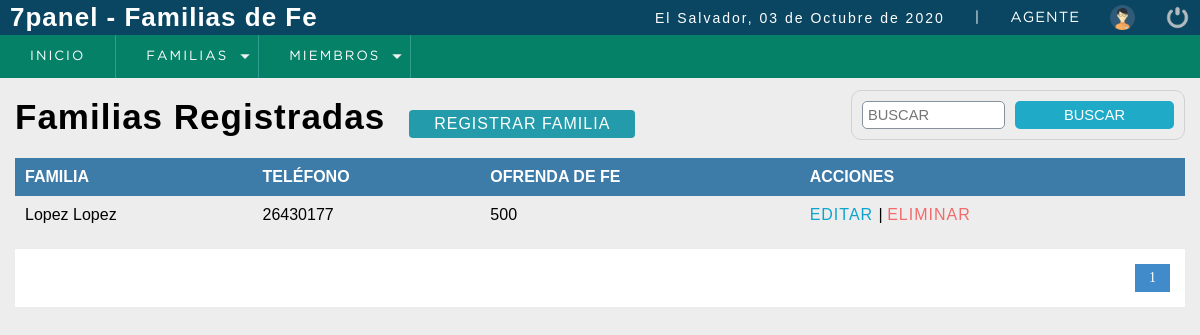
The page /sistema/lista_familias.php (signed in) on the database its author committed.
### tables this page shows
CREATE TABLE IF NOT EXISTS `familia` (
  `codfamilia` smallint(5) NOT NULL AUTO_INCREMENT,
  `familia` varchar(50) NOT NULL,
  `telefono` varchar(50) NOT NULL,
  `donativo` int(11) NOT NULL,
  `estatus` smallint(5) NOT NULL DEFAULT '1',
  `usuario_id` smallint(5) NOT NULL,
  `incorporacion` timestamp NOT NULL DEFAULT CURRENT_TIMESTAMP,
  PRIMARY KEY (`codfamilia`),
  KEY `estatus` (`estatus`),
  KEY `usuario_id` (`usuario_id`)
);

### sistema/lista_familias.php (the view, shortened to what this page needs)
<?php
	include "../conexion.php";
 ?>
<!DOCTYPE html>
<html lang="en">
<head>
	<?php include "includes/scripts.php"; ?>
</head>
<body>
	<?php include "includes/header.php";
	?>
	<section id="container">
		<h1>Familias Registradas</h1>
		<a href="registro_familia.php" class="btn_new">Registrar Familia</a>
		<form action="buscar_familia.php" method="get" class="form_search">
			<input type="text" name="busqueda" id="busqueda" placeholder="Buscar">
			<input type="submit" value="Buscar" class="btn_search">
		</form>
		<table>
			<tr>
				<th>Familia</th>
				<th>Teléfono</th>
				<th>Ofrenda de Fe</th>
				<th>Acciones</th>
			</tr>
		<?php
			$sql_registe = mysqli_query($conection,"SELECT COUNT(*) as total_registro FROM familia WHERE estatus = 1; ");
			$result_register = mysqli_fetch_array($sql_registe);
			$total_registro = $result_register['total_registro'];
			$por_pagina = 10;
			if(empty($_GET['pagina']))
			{
				$pagina = 1;
			}else{
				$pagina = $_GET['pagina'];
			}
			$desde = ($pagina-1) * $por_pagina;
			$total_paginas = ceil($total_registro / $por_pagina);
			$query = mysqli_query($conection,"SELECT * FROM familia
				                              WHERE estatus = 1 AND usuario_id = $_SESSION[iduser]  ORDER BY codfamilia ASC LIMIT $desde,$por_pagina
				");
			$result = mysqli_num_rows($query);
			if($result > 0){
				while ($data = mysqli_fetch_array($query)) {
			?>
				<tr>
					<td><?php echo $data['familia']; ?></td>
					<td><?php echo $data['telefono']; ?></td>
					<td><?php echo $data['donativo']; ?></td>
					<td>
						<a class="link_edit" href="editar_familia.php?cod=<?php echo $data['codfamilia']; ?>">Editar
						</a>
						<?php if($_SESSION['rol'] == 5 || $_SESSION['rol'] == 4 ) { ?>
						|
						<a class="link_delete" href="eliminar_confirmar_familia.php?cod=<?php echo $data['codfamilia']; ?>">Eliminar</a>
					<?php } ?>
					</td>
				</tr>
		<?php
				}
			}
		 ?>
		</table>
		<div class="paginador">
			<ul>
			<?php
				for ($i=1; $i <= $total_paginas; $i++) {
					if($i == $pagina)
					{
						echo '<li class="pageSelected">'.$i.'</li>';
					}else{
						echo '<li><a href="?pagina='.$i.'">'.$i.'</a></li>';
					}
				}
			 ?>
			</ul>
		</div>
	</section>
</body>
</html>

### sistema/css/style.css (style rules this page uses)
* { margin: 0; padding: 0; box-sizing: border-box; }
body { background: #ededed; }
input, select, a, th { text-transform: uppercase; }
h1, h2, h3, h4, h5, h6 { font-family: 'arial'; font-weight: bold; letter-spacing: 1px; }
h1 { font-size: 26px; }
a { text-decoration: none; font-family: arial; letter-spacing: 1px; }
#container { padding: 90px 15px 15px; }
form { background: #FFF; margin: auto; padding: 20px 50px; border: 1px solid #d1d1d1; }
input,select { display: block; width: 100%; font-size: 11pt; padding: 5px; border: 1px solid #85929e; border-radius: 5px; }
#container h1 { font-size: 35px; display: inline-block; }
.btn_new { display: inline-block; background: #239baa; color: #FFF; padding: 5px 25px; border-radius: 4px; margin: 20px; }
table { border-collapse: collapse; font-size: 12pt; font-family: 'arial'; width: 100%; }
table th { text-align: left; padding: 10px; background: #3d7ba8; color: #FFF; }
table tr:nth-child(odd) { background: #FFF; }
table td { padding: 10px; }
.link_edit { color: #0ca4ce; }
.link_delete { color: #f26b6b; }
.paginador ul { padding: 15px; list-style: none; background: #FFF; margin-top: 15px; display: -webkit-flex; display: -moz-flex; display: -ms-flex; display: -o-flex; display: flex; justify-content: flex-end; }
.paginador a, .pageSelected { color: #428bca; border: 1px solid #ddd; padding: 5px; display: inline-block; font-size: 14px; text-align: center; width: 35px; }
.pageSelected { color: #FFF; background: #428bca; border: 1px solid #428bca; }
.form_search { display: -webkit-flex; display: -moz-flex; display: -ms-flex; display: -o-flex; display: flex; float: right; background: initial; padding: 10px; border-radius: 10px; }
.form_search .btn_search { background: #1faac8; color: #FFF; padding: 0 20px; border: 0; cursor: pointer; margin-left: 10px; }

### rows shown on the page
familia: familia "Lopez Lopez", telefono "26430177", donativo "500"

### other values the page prints
fechaC() "03 de Octubre de 2020"
$_SESSION['user'] "AGENTE"
